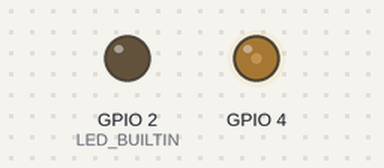
The sketch below on a simulated ESP8266 (NodeMCU). Parts: output pins drawn as LEDs (lit = HIGH, except the on-board LED, lit = LOW). WiFi joins after 1.5 s; servers stay silent unless stated.

Above: at 1.55 s.
At 3.5 s:
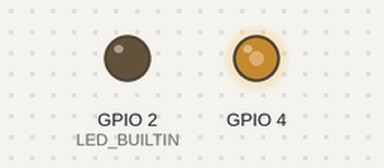
At 4.5 s:
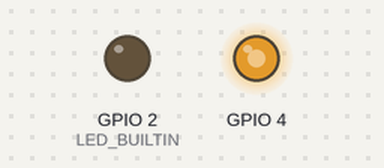
At 5.5 s:
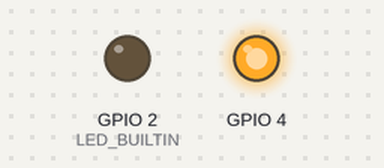
Timing chart, 0 to 6.7 s (numbered marks = the images above):
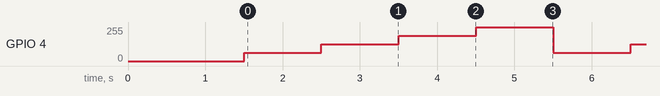

Measured:
- by itself, GPIO 4: repeats every 4.0 s: 127/255 1.0 s, 191/255 1.0 s, 255/255 1.0 s, 63/255 1.0 s

The sketch:

BasicOTA.ino
```cpp
#include <ESP8266WiFi.h>
#include <ESP8266mDNS.h>
#include <WiFiUdp.h>
#include <ArduinoOTA.h>

const char* ssid = "Dougras";
const char* password = "eusouodougrasvocenaoehodougras";

void setup() {
  analogWriteRange(4);
  WiFi.mode(WIFI_STA);
  WiFi.begin(ssid, password);
  while (WiFi.waitForConnectResult() != WL_CONNECTED) {
    delay(5000);
    ESP.restart();
  }

  // Port defaults to 8266
  // ArduinoOTA.setPort(8266);

  // Hostname defaults to esp8266-[ChipID]
   ArduinoOTA.setHostname("esp-4");

  // No authentication by default
  // ArduinoOTA.setPassword((const char *)"123");

  ArduinoOTA.onStart([]() {
    Serial.println("Start");
  });
  ArduinoOTA.onEnd([]() {
    Serial.println("\nEnd");
  });
  ArduinoOTA.onProgress([](unsigned int progress, unsigned int total) {
    Serial.printf("Progress: %u%%\r", (progress / (total / 100)));
  });
  ArduinoOTA.onError([](ota_error_t error) {
    Serial.printf("Error[%u]: ", error);
    if (error == OTA_AUTH_ERROR) Serial.println("Auth Failed");
    else if (error == OTA_BEGIN_ERROR) Serial.println("Begin Failed");
    else if (error == OTA_CONNECT_ERROR) Serial.println("Connect Failed");
    else if (error == OTA_RECEIVE_ERROR) Serial.println("Receive Failed");
    else if (error == OTA_END_ERROR) Serial.println("End Failed");
  });
  ArduinoOTA.begin();
  pinMode(4, OUTPUT);
  digitalWrite(4,LOW);
  pinMode(LED_BUILTIN, OUTPUT);
  digitalWrite(LED_BUILTIN,HIGH);
}

void loop() {
  ArduinoOTA.handle();

  analogWrite(4, 1);
  delay(1000);
  analogWrite(4, 2);
  delay(1000);
  analogWrite(4, 3);
  delay(1000);
  analogWrite(4, 4);
  delay(1000);
}
```
